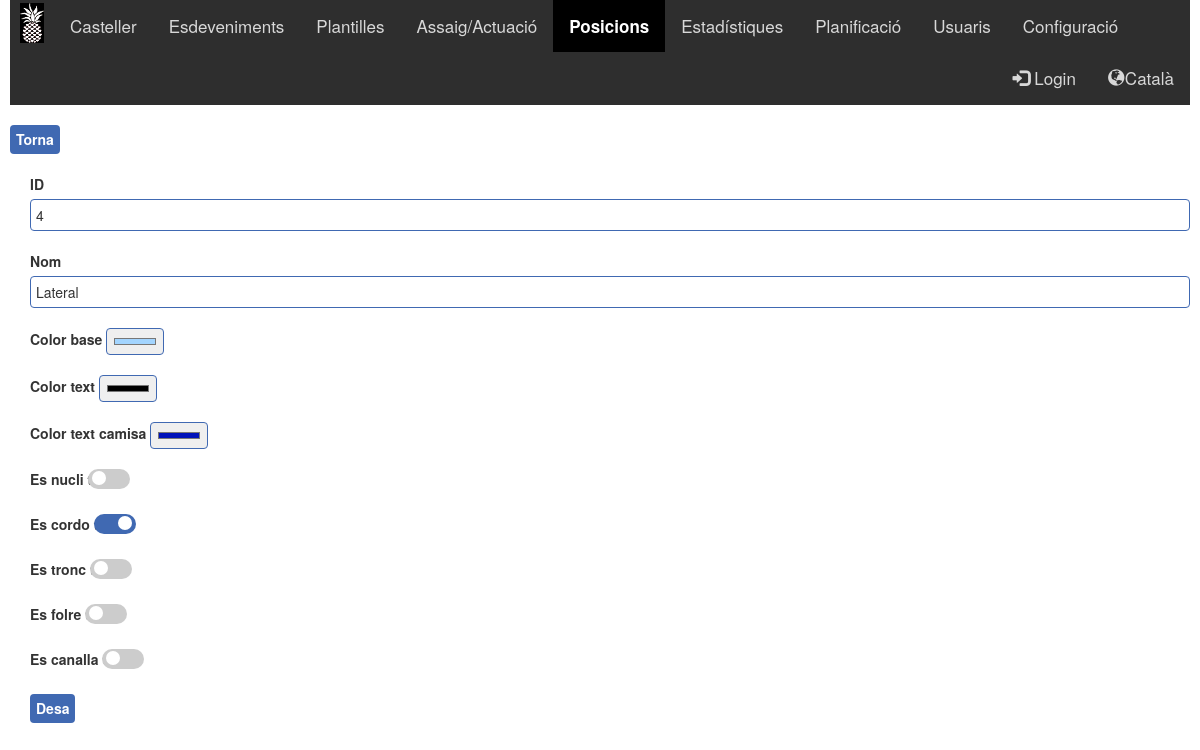
/Posicio_Fitxa.php?id=4 (signed in), run on the app's committed database.
### tables this page shows
CREATE TABLE `POSICIO` (
  `Posicio_ID` int(11) NOT NULL,
  `Nom` varchar(20) NOT NULL,
  `EsNucli` tinyint(1) NOT NULL,
  `EsCordo` tinyint(1) NOT NULL,
  `EsTronc` tinyint(1) NOT NULL,
  `COLORFONS` char(7) NOT NULL,
  `COLORTEXT` char(7) NOT NULL,
  `ESFOLRE` bit(1) DEFAULT NULL,
  `ESCANALLA` tinyint(1) DEFAULT NULL,
  `COLORCAMISA` char(7) NOT NULL
);

### Posicio_Fitxa.php (the view, shortened to what this page needs)
<html>
<head>
</head>
<?php include "$_SERVER[DOCUMENT_ROOT]/pinyator/Style.php";?>
<body>
<?php $menu=7; include "$_SERVER[DOCUMENT_ROOT]/pinyator/Menu.php";
	include "$_SERVER[DOCUMENT_ROOT]/pinyator/Connexio.php";
	$id = 0;
	if (!empty($_GET['id']))
	{
		$id = intval($_GET['id']);
	}
	$nom = "";
	echo "<form method='post' action='Posicio_Desa.php'>";
	if ($id > 0)
	{
		$sql="SELECT NOM, ESNUCLI, ESCORDO, ESTRONC, ESFOLRE, COLORFONS, COLORTEXT, ESCANALLA, COLORCAMISA
		FROM POSICIO
		WHERE POSICIO_ID = ".$id;
		$result = mysqli_query($conn, $sql);
		if (mysqli_num_rows($result) > 0)
		{
			while($row = mysqli_fetch_assoc($result))
			{
				$nom = $row["NOM"];
				$colorfons = $row["COLORFONS"];
				$colortext = $row["COLORTEXT"];
				$colorcamisa = $row["COLORCAMISA"];
			}
		}
		else if (mysqli_error($conn) != "")
		{
			echo "Error: " . $sql . "<br>" . mysqli_error($conn);
		}
	}
?>
	<div>
		<table class="butons">
			<tr>
				<th><a href="Posicio.php" class="boto" >Torna</a></th>
			</tr>
		</table>
	</div>
	<br>
	<div class="form_group">
		<label>ID</label>
		<input type="text" class="form_edit" name="id" value="<?php echo $id ?>" readonly>
		<br><br>
		<label>Nom</label>
		<input type="text" class="form_edit" name="nom" value="<?php echo $nom ?>" autofocus required>
		<br><br>
		<label>Color base</label>
		<input name="colorfons" class="form_edit" value="<?php echo $colorfons ?>" style="width:5%;" type="color">
		<br><br>
		<label>Color text</label>
		<input name="colortext" class="form_edit" value="<?php echo $colortext ?>" style="width:5%;" type="color">
		<br><br>
		<label>Color text camisa</label>
		<input name="colorcamisa" class="form_edit" value="<?php echo $colorcamisa ?>" style="width:5%;" type="color">
		<br><br>
		<label>Es nucli</label>
		<label class="switch">texte
			<span class="slider round"></span>
		</label>
		<br><br>
		<label>Es cordo</label>
		<label class="switch">texte
			<span class="slider round"></span>
		</label>
		<br><br>
		<label>Es tronc</label>
		<label class="switch">texte
			<span class="slider round"></span>
		</label>
		<br><br>
		<label>Es folre</label>
		<label class="switch">texte
			<span class="slider round"></span>
		</label>
		<br><br>
		<label>Es canalla</label>
		<label class="switch">texte
			<span class="slider round"></span>
		</label>
		<br><br>
		<button type="Submit" class="boto">Desa</button>
	</div>
	</form>
</body>
</html>

### Style_Custom.css (style rules this page uses)
table.butons { border: 0px; width: 80%; }
.boto { display: inline-block; padding: 2px 6px; font-size: 14px; line-height: 1.8; vertical-align: bottom; -webkit-appearance: none; -moz-appearance: none; appearance: none; -webkit-box-shadow: none; -moz-box-shadow: none; box-shadow: none; -webkit-border-radius: 0; -moz-border-radius: 0; border-radius: 4px; color: #FFF; background-color: #4069B2; border-color:#1D51B2; border: none; text-align: center; white-space: nowrap; vertical-align: middle; cursor: pointer; -moz-user-select: none; background-image: none; font-weight: bold; }
div.form_group { padding-left: 20px; padding-bottom: 10px; }
.form_edit { border: 1px solid #4069B2; border-radius: 4px; width:100%; padding: 5px; }
.switch { position: relative; display: inline-block; width: 42px; height: 20px; }
.slider { position: absolute; cursor: pointer; top: 0; left: 0; right: 0; bottom: 0; background-color: #ccc; -webkit-transition: .4s; transition: .4s; }
.slider:before { position: absolute; content: ""; height: 14px; width: 14px; left: 4px; bottom: 4px; background-color: white; -webkit-transition: .4s; transition: .4s; }
input:checked + .slider { background-color: #4069B2; }
input:checked + .slider:before { -webkit-transform: translateX(20); -ms-transform: translateX(20px); transform: translateX(20px); }
.slider.round { border-radius: 18px; }
.slider.round:before { border-radius: 50%; }

### data on the page
posicio: nom "Lateral", colorfons "#a3d5ff", colortext "#000000", colorcamisa "#0012b9"

### other printed values
_('Esdeveniments') "Esdeveniments"
_('Plantilles') "Plantilles"
_('Assaig/Actuació') "Assaig/Actuació"
_('Posicions') "Posicions"
_('Estadístiques') "Estadístiques"
_('Planificació') "Planificació"
_('Usuaris') "Usuaris"
_('Configuració') "Configuració"
$altLangName "Català"
